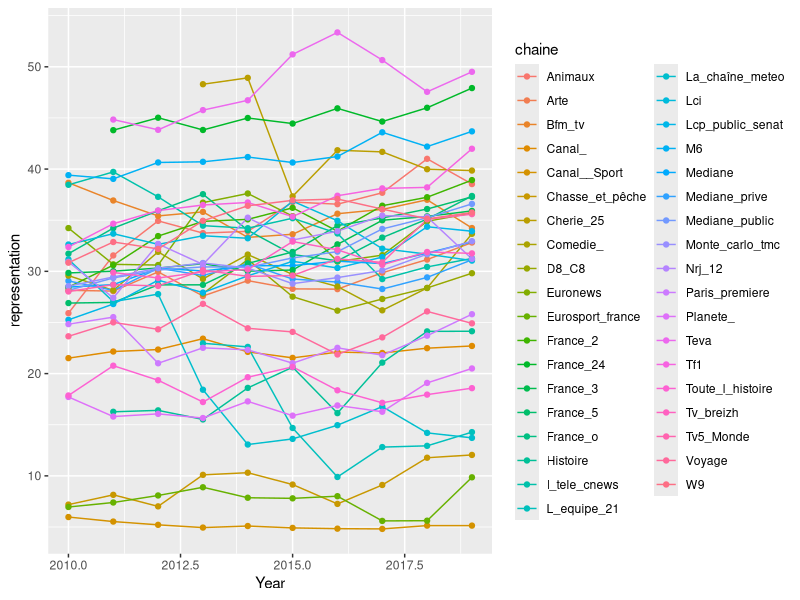
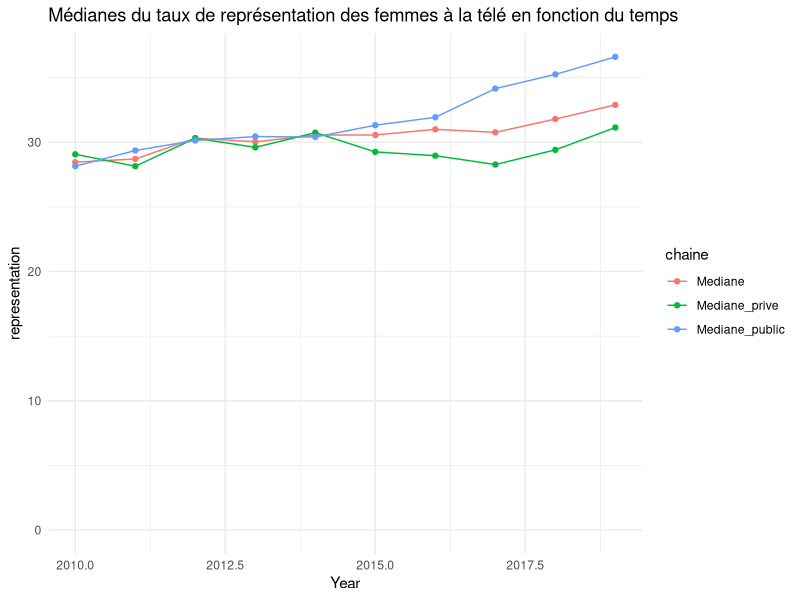

The R script that drew these images, in order:
# Packages et chargement des données

require(ggplot2)
require(scales)
require(stringr)
require(tidyverse)
require(dplyr)

data_rep <- read.csv2("data/hourstatall.csv", sep=",")
data_rep_tv <- read.csv2("data/tv-years.csv", sep = ",")
data_rep_radio <- read.csv2("data/radio-years.csv", sep = ",")

# Visualisation représentation des femmes à la télé


colnames(data_rep_tv) <- colnames(data_rep_tv) %>% 
  str_to_title()%>%
  str_replace_all(pattern = "[éëè]", replacement = "e") %>%
  str_replace_all(pattern = "\\.", replacement = "_") 

data_rep_tv <- pivot_longer(data_rep_tv, cols = - Year, values_to = "representation", names_to = "chaine")
data_rep_tv$representation <- data_rep_tv$representation %>% 
  str_replace_all(pattern = " ", replacement = "NA") 

data_rep_tv$representation <- as.numeric(data_rep_tv$representation)

ggplot(data_rep_tv, aes(x = Year, y = representation, group = chaine, colour = chaine))+
  geom_line()+
  geom_point()

data_mediane <- data_rep_tv %>%
  filter(chaine == "Mediane" | chaine == "Mediane_prive" | chaine == "Mediane_public")

data_mediane$representation <- as.numeric(data_mediane$representation)

ggplot(data_mediane, aes(x = Year, ymin = 0, y = representation, group = chaine, colour = chaine))+
  geom_line()+
  geom_point()+
  theme_minimal()+
  ggtitle("Médianes du taux de représentation des femmes à la télé en fonction du temps")

# données radio

colnames(data_rep_radio) <- colnames(data_rep_radio) %>% 
  str_to_title()%>%
  str_replace_all(pattern = "[éëè]", replacement = "e") %>%
  str_replace_all(pattern = "\\.", replacement = "_") 

data_rep_radio <- pivot_longer(data_rep_radio, cols = - Year, values_to = "representation", names_to = "chaine")
data_rep_radio$representation <- data_rep_radio$representation %>% 
  str_replace_all(pattern = " ", replacement = "NA") 

data_rep_radio$representation <- as.numeric(data_rep_radio$representation)

data_mediane_radio <- data_rep_radio %>%
  filter(chaine == "Mediane" | chaine == "Mediane_prive" | chaine == "Mediane_public")
